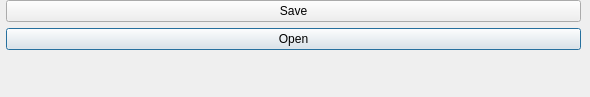
<?xml version="1.0" encoding="UTF-8"?>
<ui version="4.0">
 <class>Dialog</class>
 <widget class="QDialog" name="Dialog">
  <property name="geometry">
   <rect>
    <x>0</x>
    <y>0</y>
    <width>590</width>
    <height>97</height>
   </rect>
  </property>
  <property name="windowTitle">
   <string>Dialog</string>
  </property>
  <widget class="QWidget" name="formLayoutWidget_2">
   <property name="geometry">
    <rect>
     <x>0</x>
     <y>0</y>
     <width>581</width>
     <height>88</height>
    </rect>
   </property>
   <layout class="QFormLayout" name="formLayout_2">
    <item row="2" column="1">
     <layout class="QHBoxLayout" name="horizontalLayout_2">
      <item>
       <widget class="QPushButton" name="btn_openFile">
        <property name="text">
         <string>Open</string>
        </property>
       </widget>
      </item>
     </layout>
    </item>
    <item row="1" column="1">
     <layout class="QHBoxLayout" name="horizontalLayout">
      <item>
       <widget class="QPushButton" name="btn_saveFile">
        <property name="text">
         <string>Save</string>
        </property>
       </widget>
      </item>
     </layout>
    </item>
   </layout>
  </widget>
 </widget>
 <resources/>
 <connections/>
</ui>
